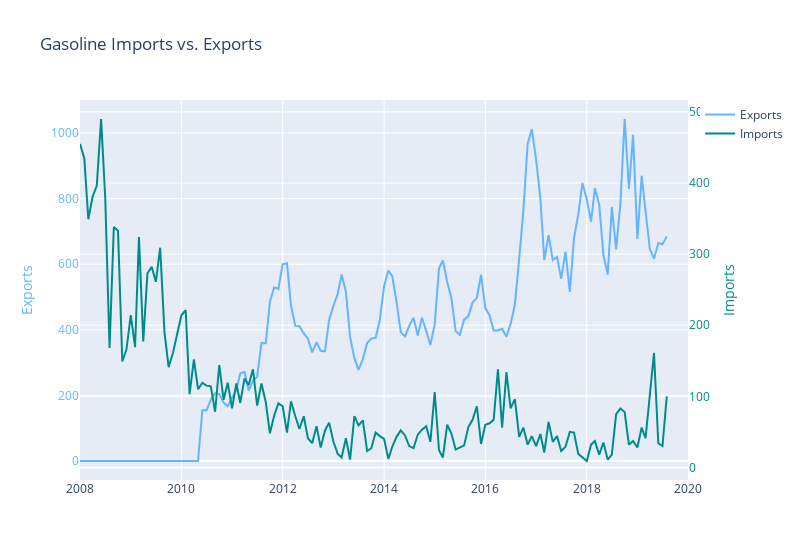

Here is the notebook cell this chart was saved with:
### Markdown cell above
## Gasoline Imports vs. Exports

### Code cell
fig = go.Figure()

fig.add_trace(go.Scatter(
    x=df.Date,
    y=df['Weekly U.S. Exports of Finished Motor Gasoline  (Thousand Barrels per Day)'],
    name="Exports",
    line_color='#66b3ff',
))


fig.add_trace(go.Scatter(
    x=df.Date,
    y=df['Weekly U.S. Imports of Finished Motor Gasoline  (Thousand Barrels per Day)'],
    name="Imports",
    line_color='#008B8B',
    yaxis="y3"
))


# Create axis objects
fig.update_layout(
    xaxis=dict(
        domain=[0.8, 0.80]
    ),
    yaxis=dict(
        title="Exports",
        titlefont=dict(
            color='#66b3ff'
        ),
        tickfont=dict(
            color='#66b3ff'
        )
    ),
    yaxis3=dict(
        title="Imports",
        titlefont=dict(
            color='#008B8B'
        ),
        tickfont=dict(
            color='#008B8B'
        ),
        anchor="x",
        overlaying="y",
        side="right"
    )
)

# Update layout properties
fig.update_layout(xaxis_range=['2008-01-01','2020-01-01'],
    title_text="Gasoline Imports vs. Exports",
    width=800,
)

fig.show()

### Figure 1 — Plotly figure (JSON) as saved in the notebook; plotly's stock layout.template omitted (floating-point values rounded to 4 significant figures; data arrays with more than 128 entries replaced by an {"elided": "..."} marker saying what was removed)
{"data": [{"line": {"color": "#66b3ff"}, "name": "Exports", "type": "scatter", "x": {"elided": "140 str values"}, "y": {"elided": "140 int values"}}, {"line": {"color": "#008B8B"}, "name": "Imports", "type": "scatter", "x": {"elided": "140 str values"}, "y": {"elided": "140 int values"}, "yaxis": "y3"}], "layout": {"title": {"text": "Gasoline Imports vs. Exports"}, "width": 800, "xaxis": {"domain": [0.8, 0.8], "range": ["2008-01-01", "2020-01-01"]}, "yaxis": {"tickfont": {"color": "#66b3ff"}, "title": {"font": {"color": "#66b3ff"}, "text": "Exports"}}, "yaxis3": {"anchor": "x", "overlaying": "y", "side": "right", "tickfont": {"color": "#008B8B"}, "title": {"font": {"color": "#008B8B"}, "text": "Imports"}}}}
